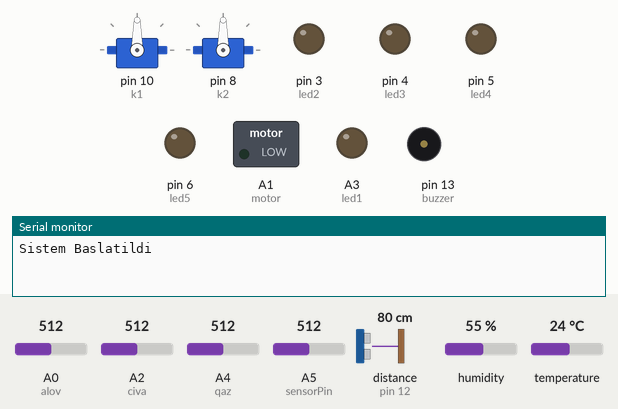
A sketch run on a simulated Arduino Uno, built with avr-gcc and run on an emulated ATmega328P. Shown: 2 × servo, switched loads named in the sketch (green lamp = pin HIGH), output pins drawn as LEDs (lit = HIGH), buzzer (waves = sounding, pin HIGH), the last lines printed to the serial monitor. Wiring (inferred from the names in the program): ultrasonic range finder: trigger pin 11; echo pin 12. Inputs (shaded band) come from the test bench; at power-on: distance to the obstacle (sensor on pin 12) 80 cm, A0 (alov) = 512, A2 (civa) = 512, A4 (qaz) = 512, A5 (sensorPin) = 512, humidity 55 %, temperature 24 °C. The echo pulse lasts 58.3 µs per cm; pins used as bus, display or sensor lines are not drawn.

Above: at 0.14 s.
At 1.2 s:
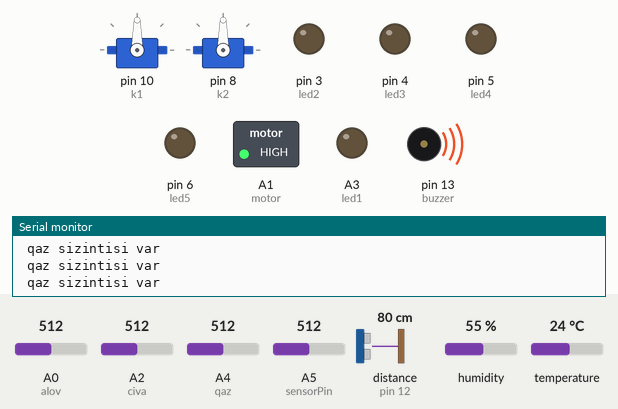
1.3 s: distance to the obstacle (sensor on pin 12) set to 10 cm
2.8 s: distance to the obstacle (sensor on pin 12) set to 7 cm
At 4.5 s:
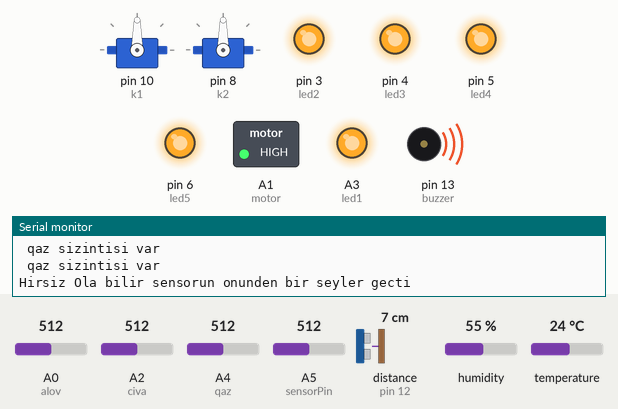
Timing chart, 0 to 6.0 s (numbered marks = the images above; inputs shaded):
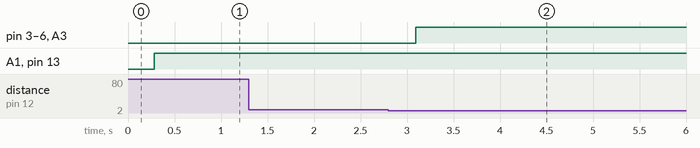

The sketch:

AKKILI_EV_RK.ino
```cpp
#include "DHT.h"

#define DHTPIN 2
#include <math.h>

#define DHTTYPE DHT11   // DHT 11
DHT dht(DHTPIN, DHTTYPE);

#include <Wire.h>

#include <SoftwareSerial.h>

SoftwareSerial BTSerial(7, 8); // TX | RX


#include <IRremote.h>

IRrecv irrecv(9);

decode_results results;


#include <Servo.h>
#define BUTON1 0xE0E020DF
#define BUTON2 0xE0E0A05F
#define BUTON3 0xE0E0609F
#define BUTON4 0xE0E010EF
#define BUTON5 0xE0E0906F
#define BUTON6 0xE0E050AF
#define BUTON7 0xE0E030CF
#define BUTON8 0xE0E0B04F
#define mute  0xE0E0F00F
#define ACIL 0xE0E036C9


double Thermistor(int RawADC) {
  double Temp;
  Temp = log(10000.0*((1024.0/RawADC-1)));
  Temp = 1 / (0.001129148 + (0.000234125 + (0.0000000876741 * Temp * Temp ))* Temp );
  Temp = Temp - 273.15;            // Convert Kelvin to Celcius
  Temp = Temp/2;
   return Temp;
}
int deger;
#define echoPin 12

#define trigPin 11
#define buzzer 13
int sensorPin = A5;
int ses = A5;
int qaz = A4;
int alov = A0;
int led1 = A3;
int led2 = 3;
int led3 = 4;
int led4 = 5;
int led5 = 6;
int led6;
int led7;
int led8;
int motor = A1;
int cevap;
int gelen;
int civa = A2;
int qazd;
int vib = 7;
int ldr = A2;
int buttonpin = 7;
int but;
Servo k1;
Servo k2;
void setup() {
  Serial.begin(9600);
  pinMode (buttonpin, INPUT) ;
  pinMode(trigPin, OUTPUT);
  pinMode(echoPin, INPUT);
  pinMode(civa, INPUT);
  pinMode(buzzer, OUTPUT);
  pinMode(led1, OUTPUT);
  pinMode(led2, OUTPUT);
  pinMode(led3, OUTPUT);
  pinMode(led4, OUTPUT);
  pinMode(led5, OUTPUT);
  pinMode(led6, OUTPUT);
  pinMode(led7, OUTPUT);
  pinMode(led8, OUTPUT);
  pinMode(alov, INPUT);
  pinMode(motor, OUTPUT);
  pinMode(vib, INPUT);
  pinMode(ldr, INPUT);
  pinMode(ses, INPUT);
  dht.begin();
  irrecv.enableIRIn();
  Serial.println(F("Sistem Baslatildi"));

  k1.attach(10);
  k2.attach(8);


}


void loop() {


  if (Serial.available() > 0) {
    cevap = Serial.read();
  }
  long duration, distance;

  digitalWrite(trigPin, LOW);
  delayMicroseconds(2);
  digitalWrite(trigPin, HIGH);
  delayMicroseconds(10);
  digitalWrite(trigPin, LOW);
  duration = pulseIn(echoPin , HIGH);
  distance = duration / 58.2;
  delay(50);
  int ldri;
  ldri = analogRead(ldr);

  delay(200);
 int readVal=analogRead(sensorPin);
 double temp =  Thermistor(readVal);

  float h = dht.readHumidity();
  float t = dht.readTemperature();
  float f = dht.readTemperature(true);

  if (isnan(h) || isnan(t))
  {
    Serial.println(F("Failed to read from DHT sensor!"));
    return;
  }

  float hif = dht.computeHeatIndex(f, h);
  float hic = dht.computeHeatIndex(t, h, false);


if(cevap == 'g')

{
  Serial.println(temp);
   delay(500);

}
  if (cevap == 't')
  {
    Serial.print(F("Humidity: "));
    Serial.print(h);
    Serial.print(F("%  Temperature: "));
    Serial.println(t);
  }


  if (cevap == '1') {
    digitalWrite(led1, HIGH);


  }

  else if (cevap == '2') {
    digitalWrite(led2, HIGH);

  }
  else if (cevap == '3') {
    digitalWrite(led3, HIGH);
  }
  else if (cevap == '4') {
    digitalWrite(led4, HIGH);

  }

  else if (cevap == '5') {
    digitalWrite(led5, HIGH);
  }

  else if (cevap == '6') {
    digitalWrite(led1, LOW);
  }
  else if (cevap == '7') {
    digitalWrite(led2, LOW);
  }
  else if (cevap == '8') {
    digitalWrite(led3, LOW);
  }
    else if (cevap == '9') {
    digitalWrite(led4, LOW);
  }
    else if (cevap == '0') {
    digitalWrite(led5, LOW);
  }
  else if (cevap == 'a') {
    Serial.println("Tum isiklar kapatildi");
    digitalWrite(led1, LOW);
    digitalWrite(led2, LOW);
    digitalWrite(led3, LOW);
    digitalWrite(led4, LOW);
    digitalWrite(led5, LOW);
    digitalWrite(led6, LOW);
    digitalWrite(led7, LOW);
    digitalWrite(led8, LOW);
  }

  but = digitalRead (buttonpin) ;
  if (but == HIGH)
  {
    k1.write(0);
    delay(200);
    k1.write(90);
  }
  int sesge;
  sesge = analogRead(ses);
  if (sesge >= 1000)
  {
    Serial.println("Hirsiz Ola Bilir Ses duyduk");
    for (int i = 0; i <= 100; i++)
    {
      digitalWrite(buzzer, HIGH);
      digitalWrite(led1, HIGH);
      digitalWrite(led2, HIGH);
      digitalWrite(led3, HIGH);
      digitalWrite(led4, HIGH);
      digitalWrite(led5, HIGH);
      delay(100);
      digitalWrite(led1 , LOW);
      digitalWrite(led2 , LOW);
      digitalWrite(led3 , LOW);
      digitalWrite(led4 , LOW);
      digitalWrite(led5 , LOW);
    }
  }


  if (distance <= 7) {
    digitalWrite(buzzer, HIGH);
    Serial.println("Hirsiz Ola bilir sensorun onunden bir seyler gecti");
    for (int i = 0; i <= 100; i++)
    {
      digitalWrite(buzzer, HIGH);
      digitalWrite(led1, HIGH);
      digitalWrite(led2, HIGH);
      digitalWrite(led3, HIGH);
      digitalWrite(led4, HIGH);
      digitalWrite(led5, HIGH);
      delay(100);
      digitalWrite(led1 , LOW);
      digitalWrite(led2 , LOW);
      digitalWrite(led3 , LOW);
      digitalWrite(led4 , LOW);
      digitalWrite(led5 , LOW);
    }
  }


  else if (cevap == 'j') {
    k1.write(90);
    delay(50);
  }

  else if (cevap == 'l') {
    k1.write(0);
    delay(50);

  }
  else if (cevap == 'h') {
    analogWrite(motor, 1024);
  }
  else if (cevap == 'b') {
    analogWrite(motor, 0);
  }


  else if (cevap == 'm') {
    digitalWrite(buzzer, LOW);
  }
else if (cevap == 'z')
{
k2.write(120);
}
else if (cevap == 'x')
{
k2.write(0);
}

  qazd = analogRead(qaz);

  if (qazd >= 260) {
    digitalWrite(buzzer, HIGH);
    digitalWrite(motor, HIGH);
    Serial.println(" qaz sizintisi var ");
  }
gelen = analogRead(alov);

  if (gelen < 200) {
    digitalWrite(buzzer, HIGH);
    k1.write(0);
    Serial.print("Yangin Var  ACIL EVI BOSALTIN");
    for (int i = 0; i <= 100; i++)
    {
      digitalWrite(buzzer, HIGH);
      digitalWrite(led1, HIGH);
      digitalWrite(led2, HIGH);
      digitalWrite(led3, HIGH);
      digitalWrite(led4, HIGH);
      digitalWrite(led5, HIGH);
      delay(100);
      digitalWrite(led1 , LOW);
      digitalWrite(led2 , LOW);
      digitalWrite(led3 , LOW);
      digitalWrite(led4 , LOW);
      digitalWrite(led5 , LOW);
    }
  }


  if (irrecv.decode(&results))
  {
    if (results.value == BUTON1)
    {
      digitalWrite(led1, !digitalRead(led1));

    }
    if (results.value == BUTON2)
    {
      digitalWrite(led2, !digitalRead(led2));
    }

    if (results.value == BUTON3)
    {
      digitalWrite(led3, !digitalRead(led3));

    }
    if (results.value == BUTON4)
    {
      digitalWrite(led4, !digitalRead(led4));
    }
    if (results.value == BUTON5)
    {
      digitalWrite(led5, !digitalRead(led5));
    }
    if (results.value == BUTON6)
    {
      digitalWrite(led6, !digitalRead(led6));
    }
    if (results.value == BUTON7)
    {
      digitalWrite(led7, !digitalRead(led7));
    }
    if (results.value == BUTON8)
    {
      digitalWrite(led8, !digitalRead(led8));
    }
    if (results.value == mute)
    {
      digitalWrite(buzzer, LOW);
    }


    irrecv.resume();
  }


}
```

Measured:
- the behaviour switches between 9 and 8 cm on distance to the obstacle (sensor on pin 12) (found by bisection; images 1 and 2)
- after the input at 2.8 s, pin 3 (led2), pin 4 (led3), pin 5 (led4), pin 6 (led5), A3 (led1): LOW → HIGH after 0.29 s
